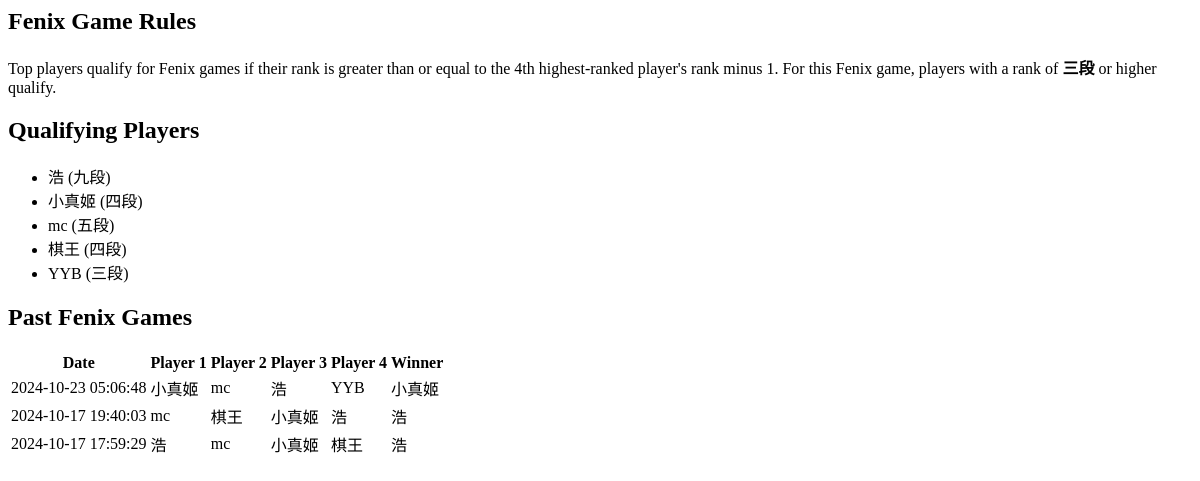
Before: /fenix with the older database file.
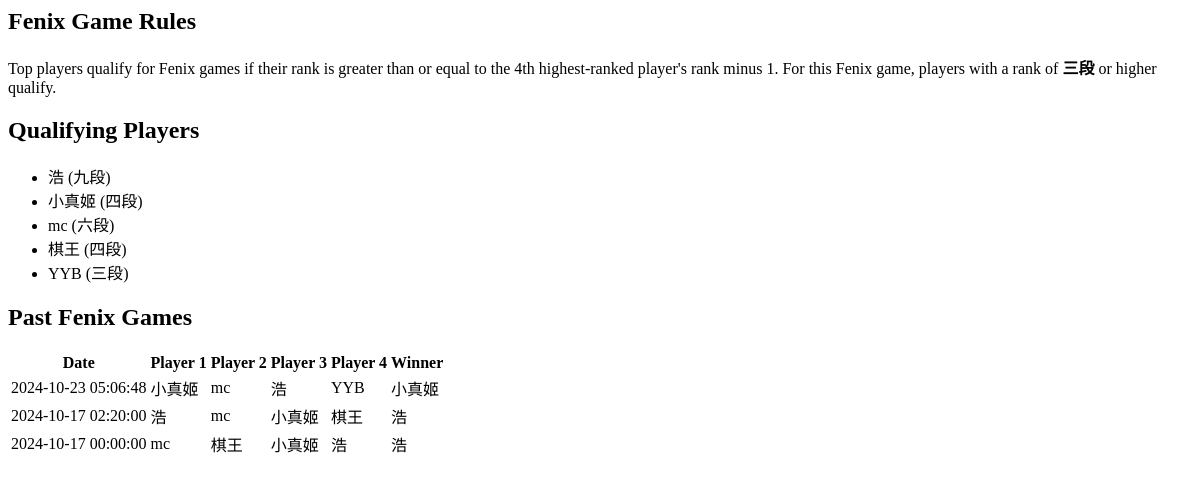
After: the same page with the newer database file.
### tables this page shows
CREATE TABLE players (
    player_id INTEGER PRIMARY KEY AUTOINCREMENT,
    name TEXT UNIQUE NOT NULL,
    games_played INTEGER DEFAULT 0,
    rank1_count INTEGER DEFAULT 0,
    rank2_count INTEGER DEFAULT 0,
    rank3_count INTEGER DEFAULT 0,
    rank4_count INTEGER DEFAULT 0
, highest_rank INTEGER DEFAULT 0);

CREATE TABLE games (
    game_id INTEGER PRIMARY KEY AUTOINCREMENT,
    player1 TEXT NOT NULL,
    player2 TEXT NOT NULL,
    player3 TEXT NOT NULL,
    player4 TEXT NOT NULL,
    raw_score1 INTEGER NOT NULL,
    raw_score2 INTEGER NOT NULL,
    raw_score3 INTEGER NOT NULL,
    raw_score4 INTEGER NOT NULL,
    final_score1 INTEGER NOT NULL,
    final_score2 INTEGER NOT NULL,
    final_score3 INTEGER NOT NULL,
    final_score4 INTEGER NOT NULL,
    game_date TIMESTAMP DEFAULT CURRENT_TIMESTAMP
);

### app.py (the view)
@app.route("/fenix")
def fenix_page():
    conn = get_db_connection()
    cursor = conn.cursor()
    cursor.execute("SELECT highest_rank FROM players ORDER BY highest_rank DESC LIMIT 4")
    ranks = cursor.fetchall()
    if len(ranks) < 4:
        qualifying_rank = ranks[-1]['highest_rank'] if ranks else 0
    else:
        qualifying_rank = ranks[-1]['highest_rank'] - 1  # Qualify if rank >= (4th highest - 1)
    cursor.execute("SELECT name, highest_rank FROM players WHERE highest_rank >= ?", (qualifying_rank,))
    qualifying_players = cursor.fetchall()
    players_in_clause = ', '.join(['?'] * len(qualifying_players))
    qualifying_names = [player['name'] for player in qualifying_players]
    cursor.execute(f"""
        SELECT * FROM games
        WHERE player1 IN ({players_in_clause})
          AND player2 IN ({players_in_clause})
          AND player3 IN ({players_in_clause})
          AND player4 IN ({players_in_clause})
        ORDER BY game_date DESC
    """, (*qualifying_names, *qualifying_names, *qualifying_names, *qualifying_names))
    fenix_games = cursor.fetchall()
    current_fenix = None
    if fenix_games:
        latest_game = fenix_games[0]
        current_fenix = get_winner(latest_game)  # Get the winner using the helper function
    conn.close()
    return render_template("fenix.html", qualifying_players=qualifying_players, fenix_games=fenix_games, current_fenix=current_fenix, qualifying_rank=qualifying_rank)

### app.py (called while the page is built)
def get_db_connection():
    conn = sqlite3.connect('mahjong.db')
    conn.row_factory = sqlite3.Row  # Return rows as dictionaries
    return conn

def get_winner(game):
    scores = [
        (game['player1'], game['final_score1']),
        (game['player2'], game['final_score2']),
        (game['player3'], game['final_score3']),
        (game['player4'], game['final_score4'])
    ]
    return max(scores, key=lambda x: x[1])[0]  # Return the player with the highest final score

def rank_display(highest_rank):
    rank_mapping = {
        0: "5级",
        1: "4级",
        2: "3级",
        3: "2级",
        4: "1级",
        5: "初段",
        6: "二段",
        7: "三段",
        8: "四段",
        9: "五段",
        10: "六段",
        11: "七段",
        12: "八段",
        13: "九段",
        14: "十段"
    }
    return rank_mapping.get(highest_rank, "Unranked")

### templates/fenix.html
<div class="section">
    <h2>Fenix Game Rules</h2>
    <p>
    Top players qualify for Fenix games if their rank is greater than or equal to the 4th highest-ranked player's rank minus 1.
    For this Fenix game, players with a rank of <strong>{{ rank_display(qualifying_rank) }}</strong> or higher qualify.
    </p>
</div>
<div class="section">
    <h2>Qualifying Players</h2>
    <ul>
        {% for player in qualifying_players %}
        <li>{{ player['name'] }} ({{ rank_display(player['highest_rank']) }})</li>
        {% endfor %}
    </ul>
</div>
<div class="section">
    <h2>Past Fenix Games</h2>
    <table>
        <thead>
            <tr>
                <th>Date</th>
                <th>Player 1</th>
                <th>Player 2</th>
                <th>Player 3</th>
                <th>Player 4</th>
                <th>Winner</th>
            </tr>
        </thead>
        <tbody>
            {% for game in fenix_games %}
            <tr>
                <td>{{ game.game_date }}</td>
                <td>{{ game.player1 }}</td>
                <td>{{ game.player2 }}</td>
                <td>{{ game.player3 }}</td>
                <td>{{ game.player4 }}</td>
                <td>{{ get_winner(game) }}</td>
            </tr>
            {% endfor %}
        </tbody>
    </table>
</div>

Changed rows visible on the page:
changed players "mc": highest_rank "五段" → "六段"
changed games (number 2 of 3 on the later page): game_date "2024-10-17 17:59:29" → "2024-10-17 02:20:00"; moves up the list
changed games (number 3 of 3 on the later page): game_date "2024-10-17 19:40:03" → "2024-10-17 00:00:00"
